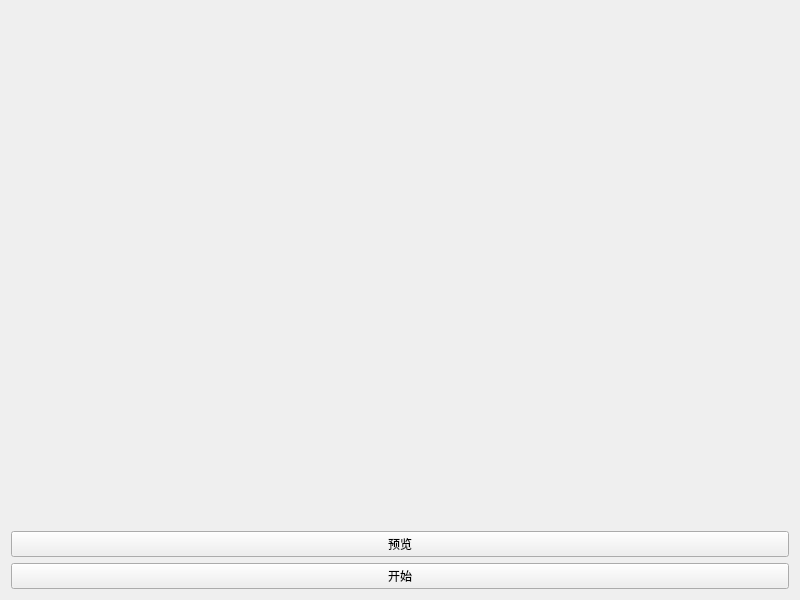
<?xml version="1.0" encoding="UTF-8"?>
<ui version="4.0">
 <class>Widget</class>
 <widget class="QWidget" name="Widget">
  <property name="geometry">
   <rect>
    <x>0</x>
    <y>0</y>
    <width>800</width>
    <height>600</height>
   </rect>
  </property>
  <property name="windowTitle">
   <string>Widget</string>
  </property>
  <layout class="QVBoxLayout" name="verticalLayout">
   <item>
    <widget class="MediaVideoWidget" name="widget" native="true"/>
   </item>
   <item>
    <widget class="QPushButton" name="btnPrev">
     <property name="text">
      <string>预览</string>
     </property>
    </widget>
   </item>
   <item>
    <widget class="QPushButton" name="btnStart">
     <property name="text">
      <string>开始</string>
     </property>
    </widget>
   </item>
  </layout>
 </widget>
 <customwidgets>
  <customwidget>
   <class>MediaVideoWidget</class>
   <extends>QWidget</extends>
   <header>mediavideowidget.h</header>
   <container>1</container>
  </customwidget>
 </customwidgets>
 <resources/>
 <connections/>
</ui>
